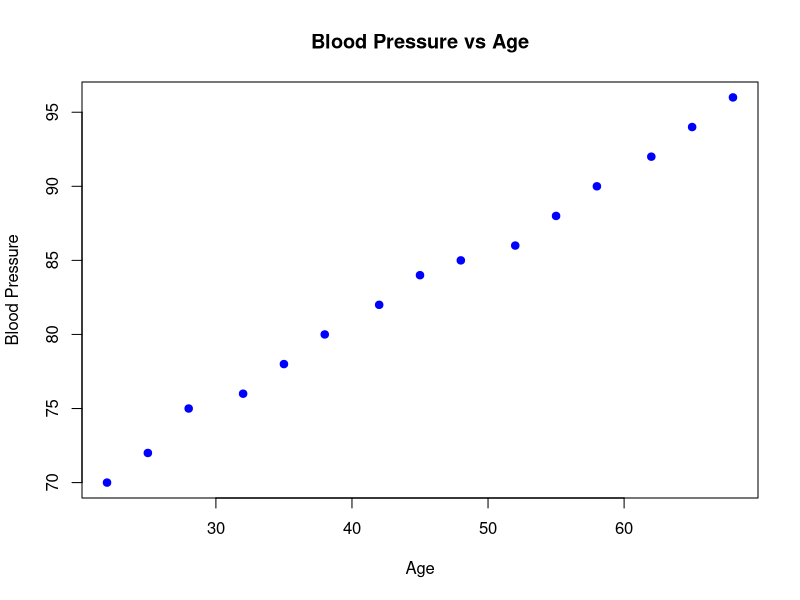
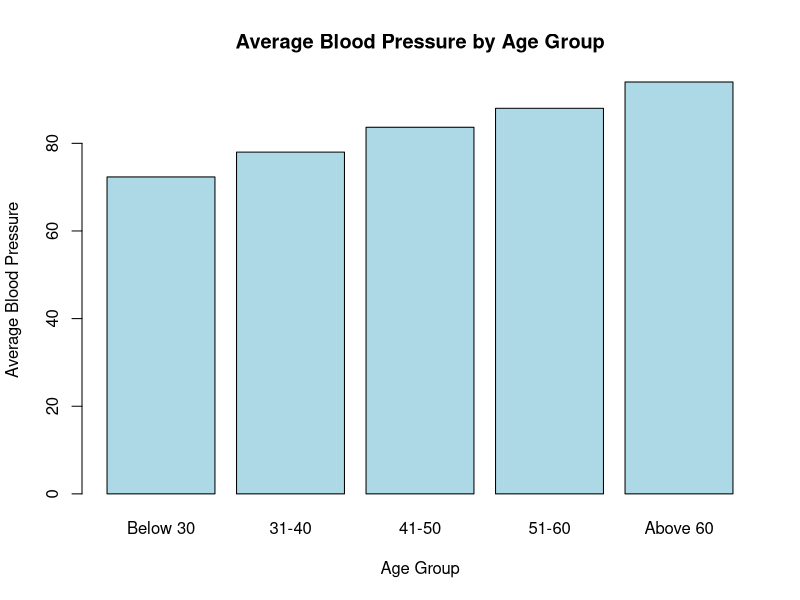

Here is the R script that generated these plots, in order:
Age <- c(22, 25, 28, 32, 35, 38, 42, 45,
         48, 52, 55, 58, 62, 65, 68)

BloodPressure <- c(70, 72, 75, 76, 78, 80, 82, 84,
                   85, 86, 88, 90, 92, 94, 96)
data <- data.frame(Age, BloodPressure)
print(data)
plot(Age, BloodPressure,
     main = "Blood Pressure vs Age",
     xlab = "Age",
     ylab = "Blood Pressure",
     col = "blue",
     pch = 19)
AgeGroup <- cut(
  Age,
  breaks = c(0, 30, 40, 50, 60, Inf),
  labels = c("Below 30", "31-40", "41-50",
             "51-60", "Above 60")
)
avg_bp <- aggregate(
  BloodPressure,
  by = list(AgeGroup = AgeGroup),
  FUN = mean
)
print(avg_bp)
barplot(
  avg_bp$x,
  names.arg = avg_bp$AgeGroup,
  main = "Average Blood Pressure by Age Group",
  xlab = "Age Group",
  ylab = "Average Blood Pressure",
  col = "lightblue"
)
